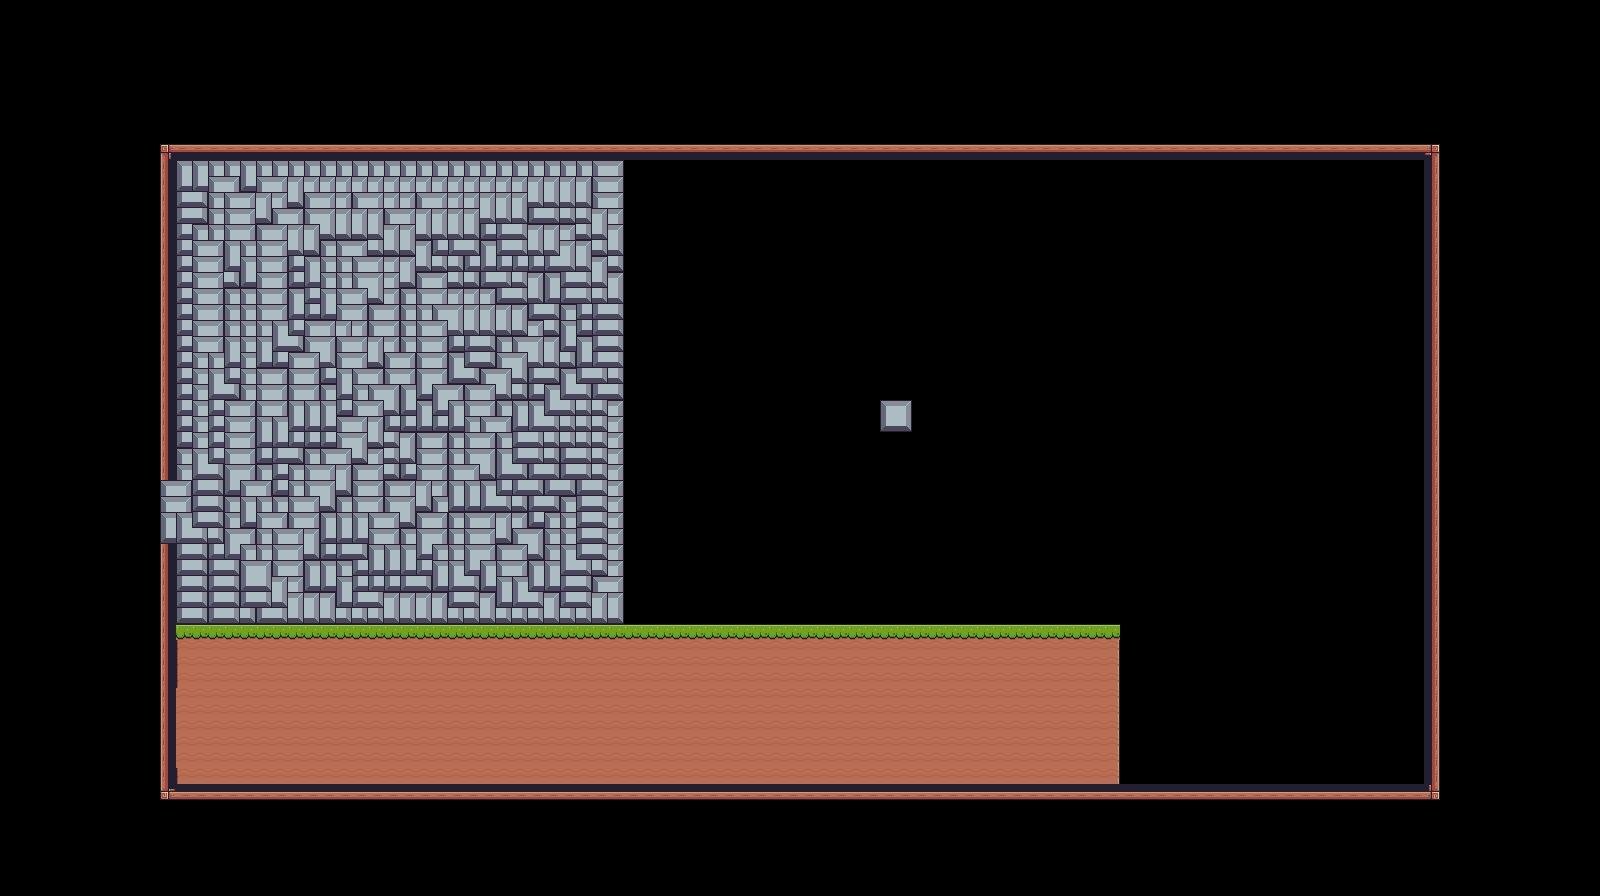

A 2D game scene composited from a Tiled map and its tileset images. What follows is a short description and the map's XML, with each tile layer's data collapsed to a summary:
An orthogonal 100x56 tile map with 16x16 px tiles, 1 tile layer (Tile Layer 1).

<map version="1.10" tiledversion="1.10.2" orientation="orthogonal" renderorder="right-down" width="100" height="56" tilewidth="16" tileheight="16" infinite="0" nextlayerid="2" nextobjectid="1">
 <tileset firstgid="1" source="Testing.tsx" />
 <layer id="1" name="Tile Layer 1" width="100" height="56">
  <data>[5600 cells, 1644 non-empty, 16 distinct tile ids]</data>
 </layer>
</map>
